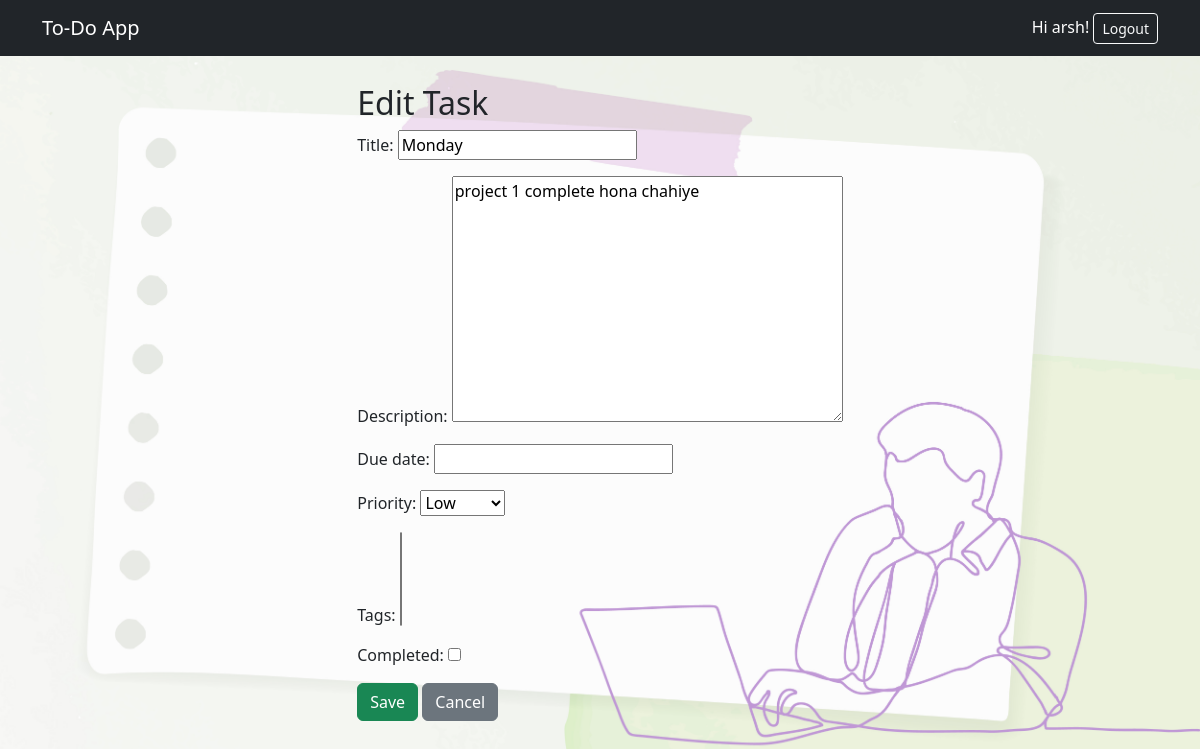
Screenshot of /edit/1/ (signed in) with the database file from the repository.
### todo_app/models.py (models this page shows, shortened)
class Task(models.Model):
    PRIORITY_CHOICES = [('Low', 'Low'), ('Medium', 'Medium'), ('High', 'High')]
    user = models.ForeignKey(User, on_delete=models.CASCADE, related_name='tasks')
    title = models.CharField(max_length=255)
    description = models.TextField(blank=True)
    due_date = models.DateField(null=True, blank=True)
    completed = models.BooleanField(default=False)
    priority = models.CharField(max_length=10, choices=PRIORITY_CHOICES, default='Medium')
    tags = models.ManyToManyField(Tag, blank=True)

### todo_app/views.py (the view)
# urls.py: path('edit/<int:pk>/', TaskUpdateView.as_view(), name='task-edit'),
@method_decorator(login_required, name='dispatch')
class TaskUpdateView(UpdateView):
    model = Task
    form_class = TaskForm
    template_name = 'tasks/task_form.html'
    success_url = reverse_lazy('task-list')

### todo_app/forms.py
class TaskForm(forms.ModelForm):
    class Meta:
        model = Task
        fields = ['title', 'description', 'due_date', 'priority', 'tags', 'completed']

### todo_app/templates/tasks/task_form.html (shortened to what this page needs)
{% extends 'tasks/base.html' %}
{% block content %}
<h2>{% if form.instance.pk %}Edit{% else %}Add{% endif %} Task</h2>
<form method="post">
  {{ form.as_p }}
  <button type="submit" class="btn btn-success">Save</button>
  <a href="{% url 'task-list' %}" class="btn btn-secondary">Cancel</a>
</form>
{% endblock %}

### todo_app/templates/tasks/base.html (shortened to what this page needs)
{% load static %}
<!DOCTYPE html>
<html lang="en">
<head>
<link href="https://cdn.jsdelivr.net/npm/bootstrap@5.3.0/dist/css/bootstrap.min.css" rel="stylesheet">
</head>
<body>
<nav class="navbar navbar-expand-lg navbar-dark bg-dark mb-4">
  <div class="container">
    <a class="navbar-brand" href="{% url 'task-list' %}">To‑Do App</a>
    <div>
      {% if user.is_authenticated %}
        <span class="text-white">Hi {{ user.username }}!</span>
        <a href="{% url 'logout' %}" class="btn btn-outline-light btn-sm">Logout</a>
      {% else %}
        <a href="{% url 'login' %}" class="btn btn-outline-light btn-sm">Login</a>0.012
      {% endif %}
    </div>
  </div>
</nav>
<div class="container bg-overlay p-1 rounded d-flex justify-content-center align-items-center" style="min-height:75vh">
  <div>
    {% block content %}{% endblock %}
  </div>
</div>
</body>
</html>

### rows the page displays
Task: title "Monday", description "project 1 complete hona chahiye", priority "Low"

### other values shown
{{ user.username }} "arsh"
